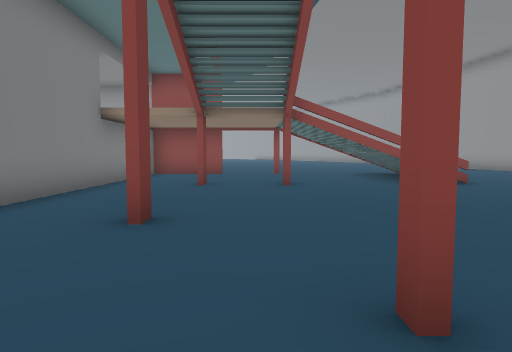
[1] (above)

15 first-person views from a walk through a Unity game level. The camera is 1.5 m above the floor, tilts 4° down and sees 75° across. The floor is counted in squares, 2 m on a side. Each view is taken from the middle of a square. On the plan, view 1 faces up. The plan holds only what a view shows up to about 11 squares ahead; the rest is blank. The place goes on beyond the plan.

[2]
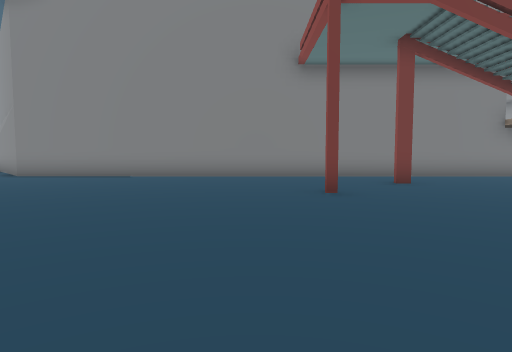

[3]
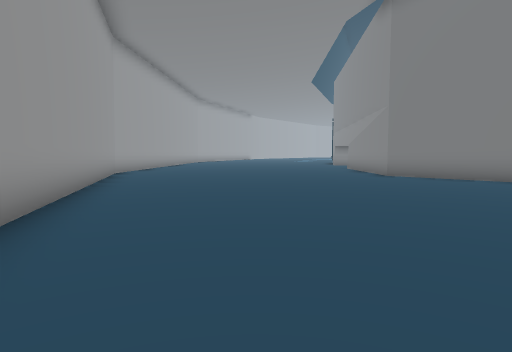

[4]
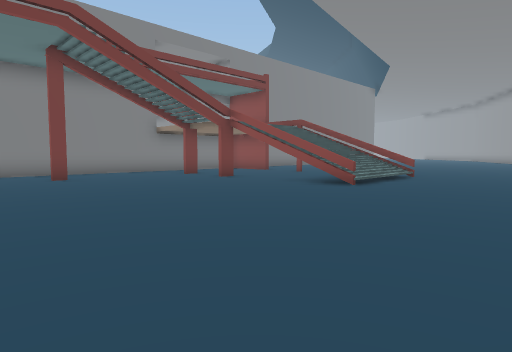

[5]
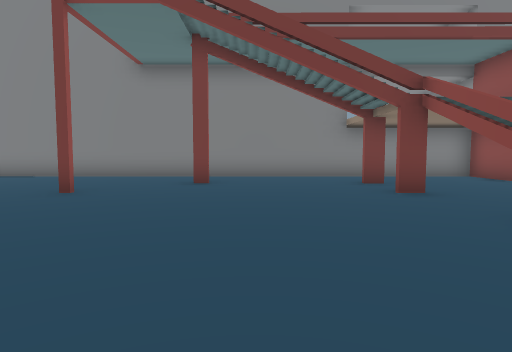

[6]
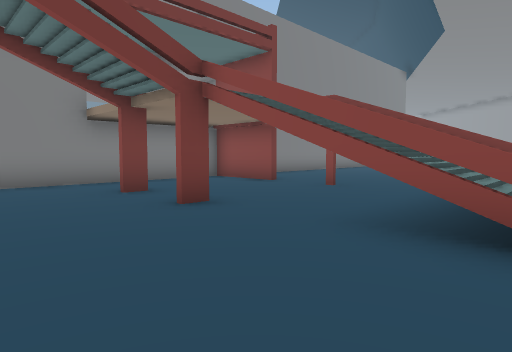

[7]
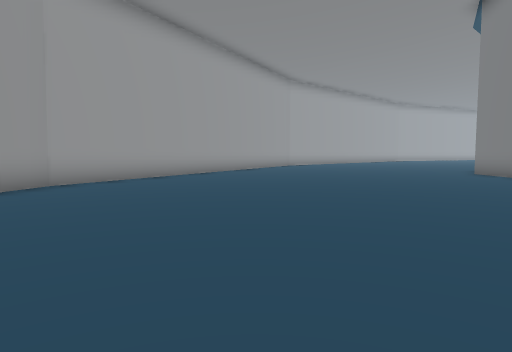

[8]
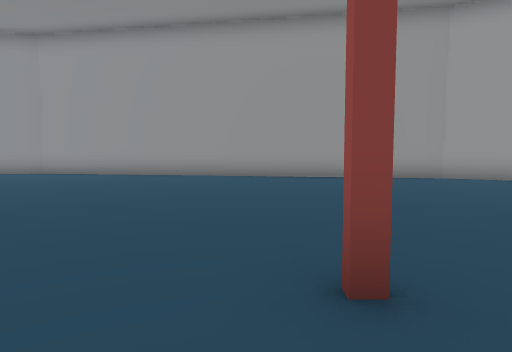

[9]
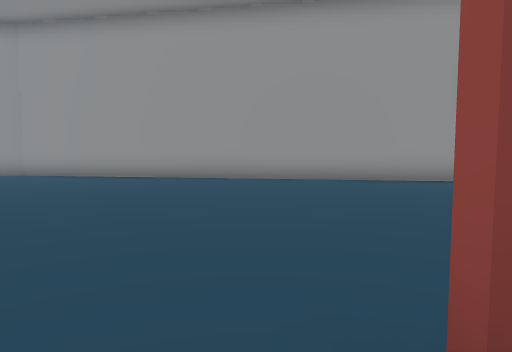

[10]
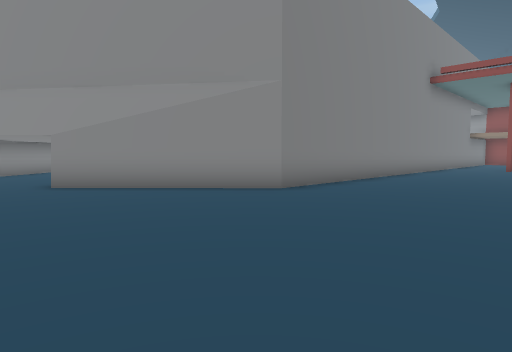

[11]
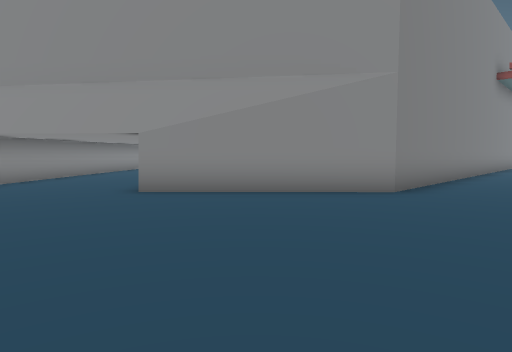

[12]
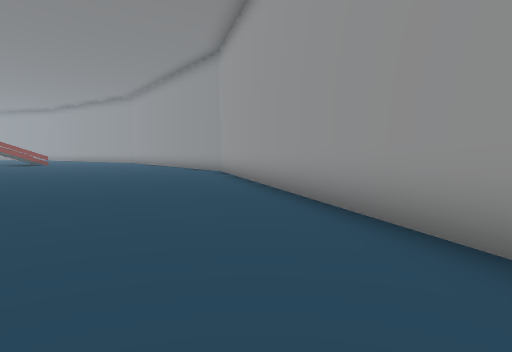

[13]
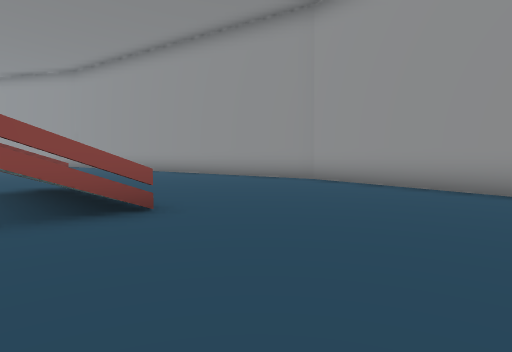

[14]
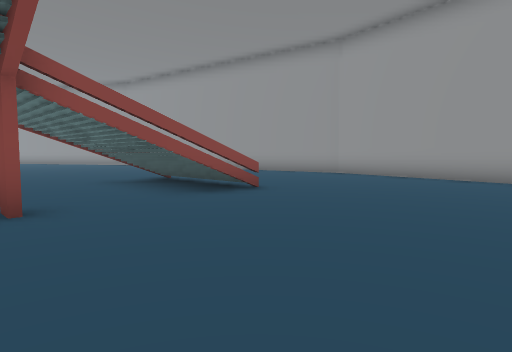

[15]
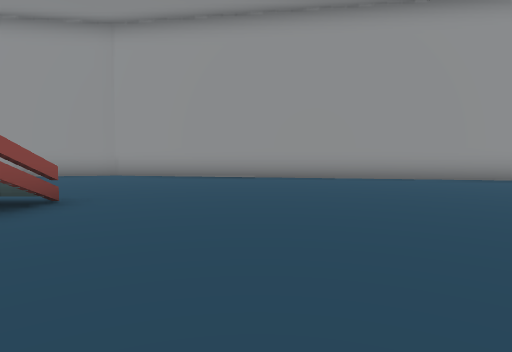

### Floor plan
Key: @ floor where view 1 was taken; # wall or solid block; . floor; / step, stairs or slope.
Columns run from 13 left of view 1 to 11 right of it. Each row starts with its distance up from view 1.
 12          ###....../.....#
 11          #......///.....#
 10          #......///.....#
  9          #......///.....#
  8          #..#.#.///.....#
  7          #..............#
  6          #..............#
  5          #.............##
  4          #..#..........#
  3          #.............#
  2          #.............#
  1          #....#........#
  0          #...@........##
 -1          #............#
 -2          #............#
 -3          #............#
 -4          #............#
 -5          #...........##
 -6          #..........##
 -7          #..........#
 -8         ##.........##
 -9        ##..........#
-10 #.... ##..........##
-11 #.....#...........#
-12 ##...............##
-13  ##..............#
-14         ........##

Positions as (right, up) in squares from view 1, and headings:
1: (0, 0), facing up
2: (7, 0), facing left
3: (7, -3), facing down-left
4: (9, 1), facing up-left
5: (7, 5), facing left
6: (5, 5), facing up-left
7: (4, 4), facing down
8: (-1, 2), facing right
9: (0, 2), facing right
10: (1, -13), facing up-left
11: (-1, -14), facing up-left
12: (0, -14), facing up-right
13: (3, 4), facing up-right
14: (0, 3), facing up-right
15: (0, 5), facing right
